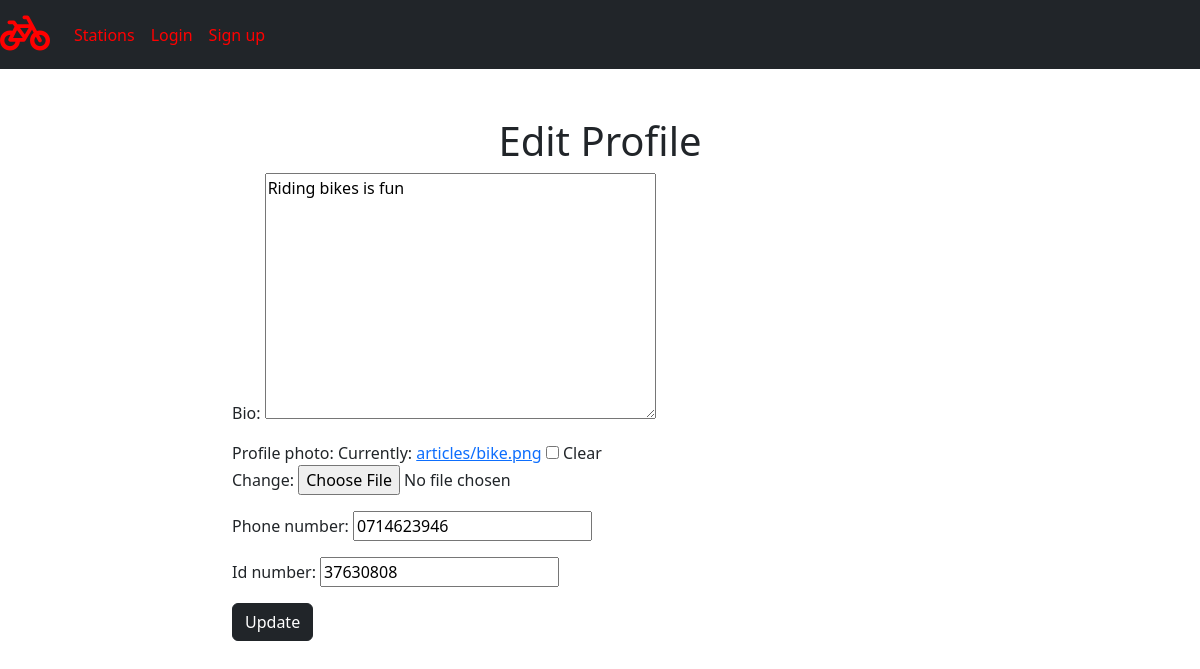
Page /edit/2/ on the committed database.
### app/models.py (models this page shows, shortened)
class Profile(models.Model):
    profile_photo = models.ImageField(upload_to = 'articles/',blank=True)
    bio = models.TextField(blank=True)
    user = models.OneToOneField(User,on_delete=models.CASCADE)
    phone_number = models.CharField(blank=True, max_length= 13)
    Id_number= models.CharField(max_length= 10)

### app/views.py (the view)
# urls.py: path('edit/<int:pk>/',EditProfileView.as_view(), name="edit"),
class EditProfileView(UpdateView):
    model = Profile
    template_name = 'edit.html'
    fields = ['bio','profile_photo','phone_number','Id_number']
    success_url = reverse_lazy('home')

### app/templates/edit.html (shortened to what this page needs)
{%extends "base.html"%}
{% block content %}
<div class="container">
    <div class="row mt-5">
        <div class="col-md-8 mx-auto">
        <form action="" class="create-form" method="post" enctype=multipart/form-data>
            <div class="create-form-title">
                <h1 class="text-center">Edit Profile</h1>
            </div>
            <div class="create-form-image">
                {{form.as_p}}
            </div>
            <div class="create-form-submit">
                <button type="submit" class="btn btn-dark">Update</button>
            </div>
        </form>
    </div>
    </div>
    </div>
{%endblock%}

### rows in the picture
Profile: bio "Riding bikes is fun", phone_number "0714623946", Id_number "37630808"
